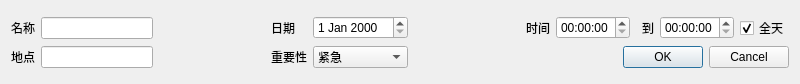
<?xml version="1.0" encoding="UTF-8"?>
<ui version="4.0">
 <class>addDdlDialog</class>
 <widget class="QDialog" name="addDdlDialog">
  <property name="windowModality">
   <enum>Qt::ApplicationModal</enum>
  </property>
  <property name="geometry">
   <rect>
    <x>0</x>
    <y>0</y>
    <width>800</width>
    <height>84</height>
   </rect>
  </property>
  <property name="minimumSize">
   <size>
    <width>800</width>
    <height>84</height>
   </size>
  </property>
  <property name="maximumSize">
   <size>
    <width>800</width>
    <height>84</height>
   </size>
  </property>
  <property name="windowTitle">
   <string>添加DDL</string>
  </property>
  <property name="windowIcon">
   <iconset resource="source.qrc">
    <normaloff>:/图标/icon.ico</normaloff>:/图标/icon.ico</iconset>
  </property>
  <layout class="QGridLayout" name="gridLayout_3">
   <item row="0" column="0">
    <layout class="QGridLayout" name="gridLayout">
     <item row="0" column="9">
      <widget class="QLabel" name="label_4">
       <property name="text">
        <string>到</string>
       </property>
      </widget>
     </item>
     <item row="0" column="0">
      <widget class="QLabel" name="label">
       <property name="text">
        <string>名称</string>
       </property>
      </widget>
     </item>
     <item row="1" column="3">
      <widget class="QLabel" name="label_6">
       <property name="text">
        <string>重要性</string>
       </property>
      </widget>
     </item>
     <item row="0" column="3">
      <widget class="QLabel" name="label_2">
       <property name="text">
        <string>日期</string>
       </property>
      </widget>
     </item>
     <item row="0" column="1">
      <widget class="QLineEdit" name="nameLineEdit"/>
     </item>
     <item row="0" column="10">
      <widget class="QTimeEdit" name="timeEdit2"/>
     </item>
     <item row="0" column="7">
      <widget class="QTimeEdit" name="timeEdit1"/>
     </item>
     <item row="0" column="5">
      <spacer name="horizontalSpacer">
       <property name="orientation">
        <enum>Qt::Horizontal</enum>
       </property>
       <property name="sizeHint" stdset="0">
        <size>
         <width>40</width>
         <height>20</height>
        </size>
       </property>
      </spacer>
     </item>
     <item row="0" column="11">
      <widget class="QCheckBox" name="wholeDayCheckBox">
       <property name="text">
        <string>全天</string>
       </property>
       <property name="checked">
        <bool>true</bool>
       </property>
      </widget>
     </item>
     <item row="1" column="7" colspan="5">
      <widget class="QDialogButtonBox" name="buttonBox">
       <property name="orientation">
        <enum>Qt::Horizontal</enum>
       </property>
       <property name="standardButtons">
        <set>QDialogButtonBox::Cancel|QDialogButtonBox::Ok</set>
       </property>
      </widget>
     </item>
     <item row="1" column="1">
      <widget class="QLineEdit" name="locationLineEdit"/>
     </item>
     <item row="0" column="4">
      <widget class="QDateEdit" name="dateEdit"/>
     </item>
     <item row="1" column="0">
      <widget class="QLabel" name="label_5">
       <property name="text">
        <string>地点</string>
       </property>
      </widget>
     </item>
     <item row="1" column="5">
      <spacer name="horizontalSpacer_4">
       <property name="orientation">
        <enum>Qt::Horizontal</enum>
       </property>
       <property name="sizeHint" stdset="0">
        <size>
         <width>40</width>
         <height>20</height>
        </size>
       </property>
      </spacer>
     </item>
     <item row="1" column="4">
      <widget class="QComboBox" name="importanceComboBox">
       <item>
        <property name="text">
         <string>紧急</string>
        </property>
       </item>
       <item>
        <property name="text">
         <string>重要</string>
        </property>
       </item>
       <item>
        <property name="text">
         <string>普通</string>
        </property>
       </item>
      </widget>
     </item>
     <item row="0" column="6">
      <widget class="QLabel" name="label_3">
       <property name="text">
        <string>时间</string>
       </property>
      </widget>
     </item>
     <item row="0" column="2">
      <spacer name="horizontalSpacer_2">
       <property name="orientation">
        <enum>Qt::Horizontal</enum>
       </property>
       <property name="sizeHint" stdset="0">
        <size>
         <width>40</width>
         <height>20</height>
        </size>
       </property>
      </spacer>
     </item>
     <item row="1" column="2">
      <spacer name="horizontalSpacer_3">
       <property name="orientation">
        <enum>Qt::Horizontal</enum>
       </property>
       <property name="sizeHint" stdset="0">
        <size>
         <width>40</width>
         <height>20</height>
        </size>
       </property>
      </spacer>
     </item>
    </layout>
   </item>
  </layout>
 </widget>
 <resources>
  <include location="source.qrc"/>
 </resources>
 <connections>
  <connection>
   <sender>buttonBox</sender>
   <signal>accepted()</signal>
   <receiver>addDdlDialog</receiver>
   <slot>accept()</slot>
   <hints>
    <hint type="sourcelabel">
     <x>766</x>
     <y>57</y>
    </hint>
    <hint type="destinationlabel">
     <x>157</x>
     <y>83</y>
    </hint>
   </hints>
  </connection>
  <connection>
   <sender>buttonBox</sender>
   <signal>rejected()</signal>
   <receiver>addDdlDialog</receiver>
   <slot>reject()</slot>
   <hints>
    <hint type="sourcelabel">
     <x>787</x>
     <y>63</y>
    </hint>
    <hint type="destinationlabel">
     <x>286</x>
     <y>83</y>
    </hint>
   </hints>
  </connection>
  <connection>
   <sender>wholeDayCheckBox</sender>
   <signal>stateChanged(int)</signal>
   <receiver>addDdlDialog</receiver>
   <slot>enable_time_set()</slot>
   <hints>
    <hint type="sourcelabel">
     <x>731</x>
     <y>14</y>
    </hint>
    <hint type="destinationlabel">
     <x>559</x>
     <y>-1</y>
    </hint>
   </hints>
  </connection>
 </connections>
 <slots>
  <slot>enable_time_set()</slot>
 </slots>
</ui>
